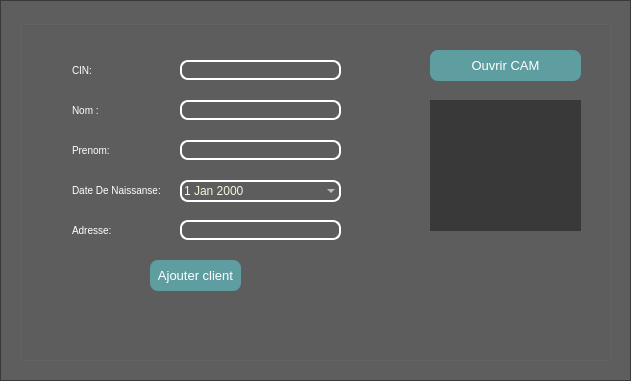
    <widget class="QFrame" name="frame_13">
     <property name="geometry">
      <rect>
       <x>50</x>
       <y>30</y>
       <width>631</width>
       <height>381</height>
      </rect>
     </property>
     <property name="styleSheet">
      <string notr="true">QFrame
{background : black;
background:rgba(0,0,0,100);}</string>
     </property>
     <property name="frameShape">
      <enum>QFrame::StyledPanel</enum>
     </property>
     <property name="frameShadow">
      <enum>QFrame::Raised</enum>
     </property>
     <widget class="QGroupBox" name="groupBox_10">
      <property name="geometry">
       <rect>
        <x>20</x>
        <y>20</y>
        <width>591</width>
        <height>341</height>
       </rect>
      </property>
      <property name="styleSheet">
       <string notr="true">QGroupBox{color:white;}</string>
      </property>
      <property name="title">
       <string/>
      </property>
      <widget class="QLineEdit" name="lineEdit_cin">
       <property name="geometry">
        <rect>
         <x>160</x>
         <y>40</y>
         <width>161</width>
         <height>20</height>
        </rect>
       </property>
       <property name="styleSheet">
        <string notr="true">QLineEdit
 { background-color: transparent;
  color: #F5F5DC
;
  border: 1.5px solid white; 
border-radius: 8px;
}</string>
       </property>
       <property name="text">
        <string/>
       </property>
      </widget>
      <widget class="QLineEdit" name="lineEdit_92">
       <property name="geometry">
        <rect>
         <x>50</x>
         <y>40</y>
         <width>111</width>
         <height>21</height>
        </rect>
       </property>
       <property name="cursor">
        <cursorShape>ArrowCursor</cursorShape>
       </property>
       <property name="styleSheet">
        <string notr="true">QLineEdit {background:transparent;
border:none;
color:white;
font-size: 10px;
}</string>
       </property>
       <property name="text">
        <string>CIN: </string>
       </property>
      </widget>
      <widget class="QLineEdit" name="lineEdit_nom">
       <property name="geometry">
        <rect>
         <x>160</x>
         <y>80</y>
         <width>161</width>
         <height>20</height>
        </rect>
       </property>
       <property name="styleSheet">
        <string notr="true">QLineEdit
 { background-color: transparent;
  color: #F5F5DC
;
  border: 1.5px solid white; 
border-radius: 8px;
}</string>
       </property>
      </widget>
      <widget class="QLineEdit" name="lineEdit_95">
       <property name="geometry">
        <rect>
         <x>50</x>
         <y>160</y>
         <width>151</width>
         <height>20</height>
        </rect>
       </property>
       <property name="styleSheet">
        <string notr="true">QLineEdit {background:transparent;
border:none;
color:white;
font-size: 10px;}</string>
       </property>
       <property name="text">
        <string>Date De Naissanse:</string>
       </property>
      </widget>
      <widget class="QLineEdit" name="lineEdit_96">
       <property name="geometry">
        <rect>
         <x>50</x>
         <y>120</y>
         <width>171</width>
         <height>20</height>
        </rect>
       </property>
       <property name="styleSheet">
        <string notr="true">QLineEdit {background:transparent;
border:none;
color:white;
font-size: 10px;}</string>
       </property>
       <property name="text">
        <string>Prenom:</string>
       </property>
      </widget>
      <widget class="QLineEdit" name="lineEdit_adresse">
       <property name="geometry">
        <rect>
         <x>160</x>
         <y>200</y>
         <width>161</width>
         <height>20</height>
        </rect>
       </property>
       <property name="styleSheet">
        <string notr="true">QLineEdit
 { background-color: transparent;
  color: #F5F5DC
;
  border: 1.5px solid white; 
border-radius: 8px;
}</string>
       </property>
      </widget>
      <widget class="QLineEdit" name="lineEdit_98">
       <property name="geometry">
        <rect>
         <x>50</x>
         <y>80</y>
         <width>111</width>
         <height>21</height>
        </rect>
       </property>
       <property name="styleSheet">
        <string notr="true">QLineEdit {background:transparent;
border:none;
color:white;
font-size: 10px;}</string>
       </property>
       <property name="text">
        <string>Nom :</string>
       </property>
      </widget>
      <widget class="QLineEdit" name="lineEdit_99">
       <property name="geometry">
        <rect>
         <x>50</x>
         <y>200</y>
         <width>113</width>
         <height>20</height>
        </rect>
       </property>
       <property name="styleSheet">
        <string notr="true">QLineEdit {background:transparent;
border:none;
color:white;
font-size: 10px;}</string>
       </property>
       <property name="text">
        <string>Adresse:</string>
       </property>
      </widget>
      <widget class="QLineEdit" name="lineEdit_prenom">
       <property name="geometry">
        <rect>
         <x>160</x>
         <y>120</y>
         <width>161</width>
         <height>20</height>
        </rect>
       </property>
       <property name="styleSheet">
        <string notr="true">QLineEdit
 { background-color: transparent;
  color: #F5F5DC
;
  border: 1.5px solid white; 
border-radius: 8px;
}</string>
       </property>
      </widget>
      <widget class="QPushButton" name="pushButton_20">
       <property name="geometry">
        <rect>
         <x>130</x>
         <y>240</y>
         <width>91</width>
         <height>31</height>
        </rect>
       </property>
       <property name="styleSheet">
        <string notr="true">QPushButton{border-radius: 8px;
background :#5F9EA0
;
color: white;
font-size:13px;
}</string>
       </property>
       <property name="text">
        <string>Ajouter client</string>
       </property>
      </widget>
      <widget class="QPushButton" name="CAM">
       <property name="geometry">
        <rect>
         <x>410</x>
         <y>30</y>
         <width>151</width>
         <height>31</height>
        </rect>
       </property>
       <property name="styleSheet">
        <string notr="true">QPushButton{border-radius: 8px;
background :#5F9EA0
;
color: white;
font-size:13px;
}</string>
       </property>
       <property name="text">
        <string>Ouvrir CAM</string>
       </property>
      </widget>
      <widget class="QLabel" name="scrollArea">
       <property name="geometry">
        <rect>
         <x>410</x>
         <y>80</y>
         <width>151</width>
         <height>131</height>
        </rect>
       </property>
       <property name="text">
        <string/>
       </property>
      </widget>
      <widget class="QDateEdit" name="dateEdit">
       <property name="geometry">
        <rect>
         <x>160</x>
         <y>160</y>
         <width>161</width>
         <height>22</height>
        </rect>
       </property>
       <property name="styleSheet">
        <string notr="true">QDateEdit
 { background-color: transparent;
  color: #F5F5DC
;
  border: 1.5px solid white;
border-radius: 8px;
}

/* header row */
QCalendarWidget QWidget { alternate-background-color: rgb(128, 128, 128); }

/* normal days */
QCalendarWidget QAbstractItemView:enabled
{
font-size:11px;
color: rgb(180, 180, 180);
background-color: black;
selection-background-color: rgb(64, 64, 64);
selection-color: rgb(0, 255, 0);
}
</string>
       </property>
       <property name="calendarPopup">
        <bool>true</bool>
       </property>
      </widget>
     </widget>
    </widget>
